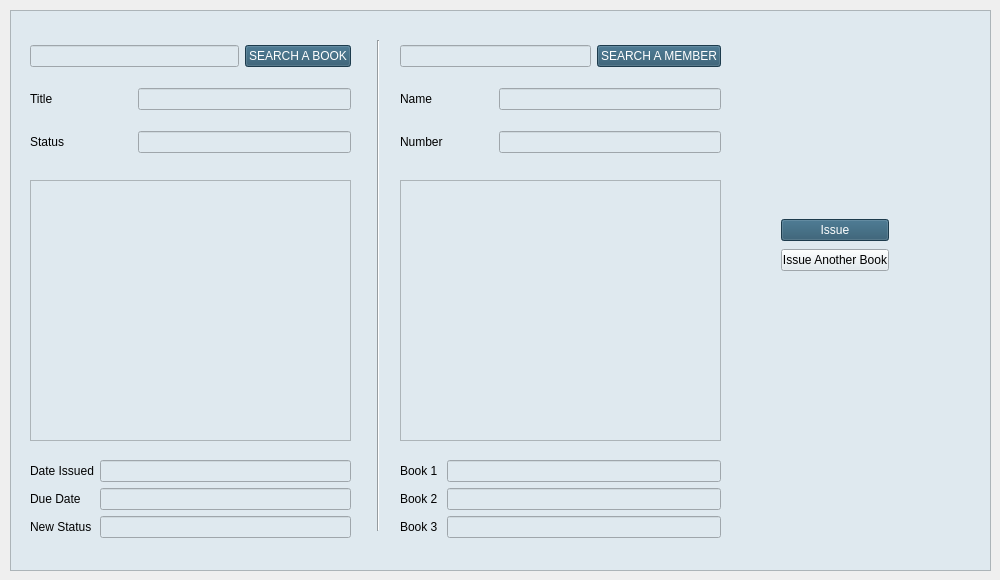
    <widget class="QWidget" name="IssueBook">
     <attribute name="title">
      <string>Issue Book</string>
     </attribute>
     <widget class="QFrame" name="frame_7">
      <property name="geometry">
       <rect>
        <x>10</x>
        <y>10</y>
        <width>981</width>
        <height>561</height>
       </rect>
      </property>
      <property name="styleSheet">
       <string notr="true">background-color: rgb(223, 233, 239);</string>
      </property>
      <property name="frameShape">
       <enum>QFrame::StyledPanel</enum>
      </property>
      <property name="frameShadow">
       <enum>QFrame::Plain</enum>
      </property>
      <widget class="QListWidget" name="listiBooks">
       <property name="geometry">
        <rect>
         <x>20</x>
         <y>170</y>
         <width>321</width>
         <height>261</height>
        </rect>
       </property>
      </widget>
      <widget class="QListWidget" name="listiMember">
       <property name="geometry">
        <rect>
         <x>390</x>
         <y>170</y>
         <width>321</width>
         <height>261</height>
        </rect>
       </property>
      </widget>
      <widget class="Line" name="line_7">
       <property name="geometry">
        <rect>
         <x>360</x>
         <y>30</y>
         <width>16</width>
         <height>491</height>
        </rect>
       </property>
       <property name="orientation">
        <enum>Qt::Vertical</enum>
       </property>
      </widget>
      <widget class="QWidget" name="layoutWidget_2">
       <property name="geometry">
        <rect>
         <x>390</x>
         <y>450</y>
         <width>321</width>
         <height>91</height>
        </rect>
       </property>
       <layout class="QFormLayout" name="formLayout_2">
        <item row="0" column="0">
         <widget class="QLabel" name="label_11">
          <property name="styleSheet">
           <string notr="true">font: 75 9pt &quot;Yu Gothic UI&quot;;</string>
          </property>
          <property name="text">
           <string>Book 1 </string>
          </property>
         </widget>
        </item>
        <item row="0" column="1">
         <widget class="QLineEdit" name="txtibook1"/>
        </item>
        <item row="1" column="0">
         <widget class="QLabel" name="label_12">
          <property name="styleSheet">
           <string notr="true">font: 75 9pt &quot;Yu Gothic UI&quot;;</string>
          </property>
          <property name="text">
           <string>Book 2</string>
          </property>
         </widget>
        </item>
        <item row="2" column="0">
         <widget class="QLabel" name="label_13">
          <property name="styleSheet">
           <string notr="true">font: 75 9pt &quot;Yu Gothic UI&quot;;</string>
          </property>
          <property name="text">
           <string>Book 3</string>
          </property>
         </widget>
        </item>
        <item row="1" column="1">
         <widget class="QLineEdit" name="txtibook2">
          <property name="styleSheet">
           <string notr="true">font: 75 9pt &quot;Yu Gothic UI&quot;;
color: red;</string>
          </property>
         </widget>
        </item>
        <item row="2" column="1">
         <widget class="QLineEdit" name="txtibook3">
          <property name="styleSheet">
           <string notr="true">font: 75 9pt &quot;Yu Gothic UI&quot;;
color: red;</string>
          </property>
         </widget>
        </item>
       </layout>
      </widget>
      <widget class="QWidget" name="layoutWidget">
       <property name="geometry">
        <rect>
         <x>20</x>
         <y>450</y>
         <width>321</width>
         <height>91</height>
        </rect>
       </property>
       <layout class="QFormLayout" name="formLayout">
        <item row="0" column="0">
         <widget class="QLabel" name="label_6">
          <property name="styleSheet">
           <string notr="true">font: 75 9pt &quot;Yu Gothic UI&quot;;</string>
          </property>
          <property name="text">
           <string>Date Issued</string>
          </property>
         </widget>
        </item>
        <item row="0" column="1">
         <widget class="QLineEdit" name="txtiDate"/>
        </item>
        <item row="1" column="0">
         <widget class="QLabel" name="label_7">
          <property name="styleSheet">
           <string notr="true">font: 75 9pt &quot;Yu Gothic UI&quot;;</string>
          </property>
          <property name="text">
           <string>Due Date</string>
          </property>
         </widget>
        </item>
        <item row="2" column="0">
         <widget class="QLabel" name="label_8">
          <property name="styleSheet">
           <string notr="true">font: 75 9pt &quot;Yu Gothic UI&quot;;</string>
          </property>
          <property name="text">
           <string>New Status</string>
          </property>
         </widget>
        </item>
        <item row="2" column="1">
         <widget class="QLineEdit" name="inewStatus"/>
        </item>
        <item row="1" column="1">
         <widget class="QLineEdit" name="txtiDue">
          <property name="styleSheet">
           <string notr="true">font: 75 9pt &quot;Yu Gothic UI&quot;;
color: red;</string>
          </property>
         </widget>
        </item>
       </layout>
      </widget>
      <widget class="QWidget" name="layoutWidget_3">
       <property name="geometry">
        <rect>
         <x>390</x>
         <y>20</y>
         <width>321</width>
         <height>141</height>
        </rect>
       </property>
       <layout class="QGridLayout" name="gridLayout_3">
        <item row="0" column="0" colspan="2">
         <widget class="QLineEdit" name="txtiSearchMember"/>
        </item>
        <item row="0" column="2">
         <widget class="QPushButton" name="btniSearchMember">
          <property name="styleSheet">
           <string notr="true">background: rgba(40, 83, 107, 1);
font: 75 9pt &quot;Yu Gothic UI&quot;;
color: white;</string>
          </property>
          <property name="text">
           <string>SEARCH A MEMBER</string>
          </property>
         </widget>
        </item>
        <item row="1" column="0">
         <widget class="QLabel" name="label_2">
          <property name="styleSheet">
           <string notr="true">font: 75 9pt &quot;Yu Gothic UI&quot;;</string>
          </property>
          <property name="text">
           <string>Name</string>
          </property>
         </widget>
        </item>
        <item row="1" column="1" colspan="2">
         <widget class="QLineEdit" name="txtiMemberName"/>
        </item>
        <item row="2" column="0">
         <widget class="QLabel" name="label_5">
          <property name="styleSheet">
           <string notr="true">font: 75 9pt &quot;Yu Gothic UI&quot;;</string>
          </property>
          <property name="text">
           <string>Number</string>
          </property>
         </widget>
        </item>
        <item row="2" column="1" colspan="2">
         <widget class="QLineEdit" name="txtiMemberNumber"/>
        </item>
       </layout>
      </widget>
      <widget class="QWidget" name="layoutWidget_4">
       <property name="geometry">
        <rect>
         <x>20</x>
         <y>20</y>
         <width>321</width>
         <height>141</height>
        </rect>
       </property>
       <layout class="QGridLayout" name="gridLayout_4">
        <item row="0" column="0" colspan="2">
         <widget class="QLineEdit" name="txtiSearchBook"/>
        </item>
        <item row="0" column="2">
         <widget class="QPushButton" name="btniSearchBook">
          <property name="styleSheet">
           <string notr="true">background: rgba(40, 83, 107, 1);
font: 75 9pt &quot;Yu Gothic UI&quot;;
color: white;</string>
          </property>
          <property name="text">
           <string>SEARCH A BOOK</string>
          </property>
         </widget>
        </item>
        <item row="1" column="0">
         <widget class="QLabel" name="label">
          <property name="styleSheet">
           <string notr="true">font: 75 9pt &quot;Yu Gothic UI&quot;;</string>
          </property>
          <property name="text">
           <string>Title</string>
          </property>
         </widget>
        </item>
        <item row="1" column="1" colspan="2">
         <widget class="QLineEdit" name="iBookTitle"/>
        </item>
        <item row="2" column="0">
         <widget class="QLabel" name="label_3">
          <property name="styleSheet">
           <string notr="true">font: 75 9pt &quot;Yu Gothic UI&quot;;</string>
          </property>
          <property name="text">
           <string>Status</string>
          </property>
         </widget>
        </item>
        <item row="2" column="1" colspan="2">
         <widget class="QLineEdit" name="iStatus"/>
        </item>
       </layout>
      </widget>
      <widget class="QWidget" name="layoutWidget_5">
       <property name="geometry">
        <rect>
         <x>771</x>
         <y>207</y>
         <width>108</width>
         <height>56</height>
        </rect>
       </property>
       <layout class="QGridLayout" name="gridLayout_7">
        <item row="0" column="0">
         <widget class="QPushButton" name="btnissuebook">
          <property name="styleSheet">
           <string notr="true">background: rgba(40, 83, 107, 1);
font: 75 9pt &quot;Yu Gothic UI&quot;;
color: white;</string>
          </property>
          <property name="text">
           <string>Issue</string>
          </property>
         </widget>
        </item>
        <item row="1" column="0">
         <widget class="QPushButton" name="btnissuedone">
          <property name="styleSheet">
           <string notr="true">font: 75 9pt &quot;Yu Gothic UI&quot;;</string>
          </property>
          <property name="text">
           <string>Issue Another Book</string>
          </property>
         </widget>
        </item>
       </layout>
      </widget>
     </widget>
    </widget>
